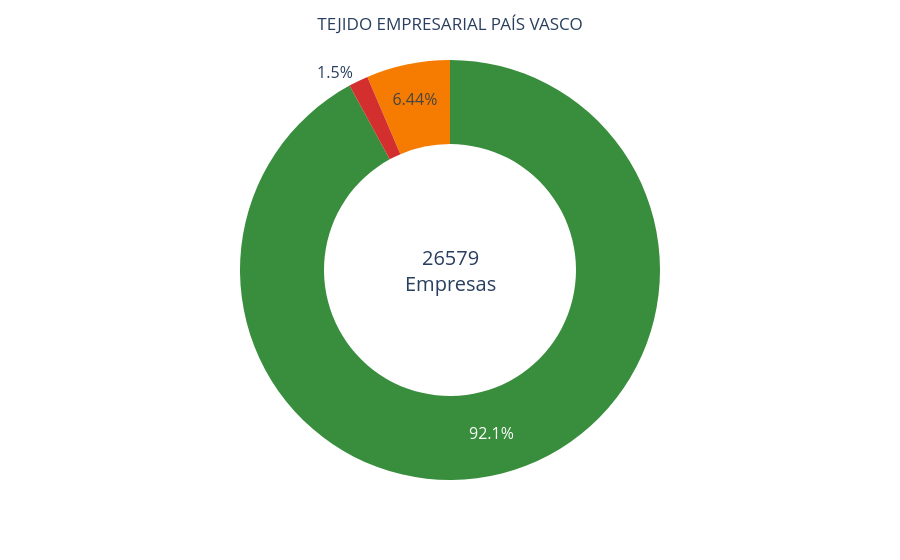

Source (notebook cell):
### Code cell
rosquilla_graf=px.pie(df,names='Estado',hole=0.6,color='Estado',color_discrete_map=mapa_colores)

rosquilla_graf.update_layout( title=dict(text="TEJIDO EMPRESARIAL PAÍS VASCO",x=0.5,xanchor='center'),
    annotations=[dict(text=f"{len(df)}</b><br>Empresas",showarrow=False,font_size=20,x=0.5,y=0.5)],
    showlegend=False
)

rosquilla_graf.update_traces(textinfo='percent',textfont_size=16)
rosquilla_graf.show()

### Figure 1 — Plotly figure (JSON) as saved in the notebook; plotly's stock layout.template omitted (floating-point values rounded to 4 significant figures; data arrays with more than 128 entries replaced by an {"elided": "..."} marker saying what was removed)
{"data": [{"customdata": {"elided": "26579x1 str values"}, "domain": {"x": [0, 1], "y": [0, 1]}, "hole": 0.6, "hovertemplate": "Estado=%{customdata[0]}<extra></extra>", "labels": {"elided": "26579 str values"}, "legendgroup": "", "marker": {"colors": {"elided": "26579 str values"}}, "name": "", "showlegend": true, "textfont": {"size": 16}, "textinfo": "percent", "type": "pie"}], "layout": {"annotations": [{"font": {"size": 20}, "showarrow": false, "text": "26579</b><br>Empresas", "x": 0.5, "y": 0.5}], "legend": {"tracegroupgap": 0}, "margin": {"t": 60}, "showlegend": false, "title": {"text": "TEJIDO EMPRESARIAL PAÍS VASCO", "x": 0.5, "xanchor": "center"}}}
